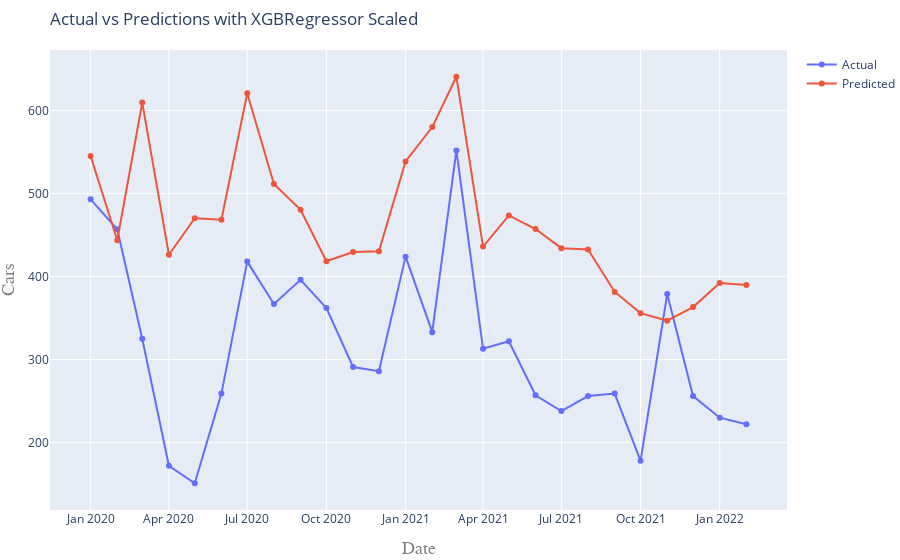

Source (notebook cell):
### Code cell
# Compute and print model score with scaled data
model_name = model.__class__.__name__ + ' Scaled'
scoring(model_name, model, X_train_norm, y_train, X_test_norm, y_test)

### Figure 1 — Plotly figure (JSON) as saved in the notebook; plotly's stock layout.template omitted (floating-point values rounded to 4 significant figures)
{"data": [{"mode": "lines+markers", "name": "Actual", "type": "scatter", "x": ["2020-01-01T00:00:00", "2020-02-01T00:00:00", "2020-03-01T00:00:00", "2020-04-01T00:00:00", "2020-05-01T00:00:00", "2020-06-01T00:00:00", "2020-07-01T00:00:00", "2020-08-01T00:00:00", "2020-09-01T00:00:00", "2020-10-01T00:00:00", "2020-11-01T00:00:00", "2020-12-01T00:00:00", "2021-01-01T00:00:00", "2021-02-01T00:00:00", "2021-03-01T00:00:00", "2021-04-01T00:00:00", "2021-05-01T00:00:00", "2021-06-01T00:00:00", "2021-07-01T00:00:00", "2021-08-01T00:00:00", "2021-09-01T00:00:00", "2021-10-01T00:00:00", "2021-11-01T00:00:00", "2021-12-01T00:00:00", "2022-01-01T00:00:00", "2022-02-01T00:00:00"], "y": [493, 457, 325, 172, 151, 259, 418, 367, 396, 362, 291, 286, 424, 333, 552, 313, 322, 257, 238, 256, 259, 178, 379, 256, 230, 222]}, {"mode": "lines+markers", "name": "Predicted", "type": "scatter", "x": ["2020-01-01T00:00:00", "2020-02-01T00:00:00", "2020-03-01T00:00:00", "2020-04-01T00:00:00", "2020-05-01T00:00:00", "2020-06-01T00:00:00", "2020-07-01T00:00:00", "2020-08-01T00:00:00", "2020-09-01T00:00:00", "2020-10-01T00:00:00", "2020-11-01T00:00:00", "2020-12-01T00:00:00", "2021-01-01T00:00:00", "2021-02-01T00:00:00", "2021-03-01T00:00:00", "2021-04-01T00:00:00", "2021-05-01T00:00:00", "2021-06-01T00:00:00", "2021-07-01T00:00:00", "2021-08-01T00:00:00", "2021-09-01T00:00:00", "2021-10-01T00:00:00", "2021-11-01T00:00:00", "2021-12-01T00:00:00", "2022-01-01T00:00:00", "2022-02-01T00:00:00"], "y": [545.3, 443.7, 609.6, 426.3, 470.3, 468.6, 620.9, 511.5, 480.5, 418.4, 429.6, 430.4, 538.7, 580.1, 640.7, 436.1, 473.6, 457.2, 434.2, 432.5, 381.5, 355.9, 346.8, 363.3, 392.2, 390.0]}], "layout": {"margin": {"b": 50, "l": 10, "r": 0, "t": 50}, "title": {"text": "Actual vs Predictions with XGBRegressor Scaled", "x": 0, "xref": "paper"}, "xaxis": {"title": {"font": {"color": "#7f7f7f", "family": "Courier New, monospace", "size": 18}, "text": "Date"}}, "yaxis": {"title": {"font": {"color": "#7f7f7f", "family": "Courier New, monospace", "size": 18}, "text": "Cars"}}}}
